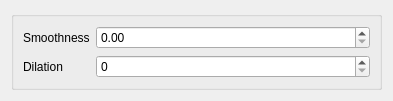
<?xml version="1.0" encoding="UTF-8"?>
<ui version="4.0">
 <class>Form</class>
 <widget class="QWidget" name="Form">
  <property name="geometry">
   <rect>
    <x>0</x>
    <y>0</y>
    <width>393</width>
    <height>97</height>
   </rect>
  </property>
  <property name="windowTitle">
   <string>Form</string>
  </property>
  <layout class="QVBoxLayout" name="verticalLayout">
   <item>
    <widget class="QGroupBox" name="groupBox">
     <layout class="QFormLayout" name="formLayout_2">
      <property name="fieldGrowthPolicy">
       <enum>QFormLayout::AllNonFixedFieldsGrow</enum>
      </property>
      <item row="0" column="0">
       <widget class="QLabel" name="smoothnessLabel">
        <property name="text">
         <string>Smoothness</string>
        </property>
       </widget>
      </item>
      <item row="0" column="1">
       <widget class="QDoubleSpinBox" name="smoothnessDoubleSpinBox">
        <property name="maximum">
         <double>10000.000000000000000</double>
        </property>
       </widget>
      </item>
      <item row="1" column="0">
       <widget class="QLabel" name="dilationLabel">
        <property name="text">
         <string>Dilation</string>
        </property>
       </widget>
      </item>
      <item row="1" column="1">
       <widget class="QSpinBox" name="dilationSpinBox">
        <property name="maximum">
         <number>10000</number>
        </property>
       </widget>
      </item>
     </layout>
    </widget>
   </item>
  </layout>
 </widget>
 <resources/>
 <connections/>
</ui>
